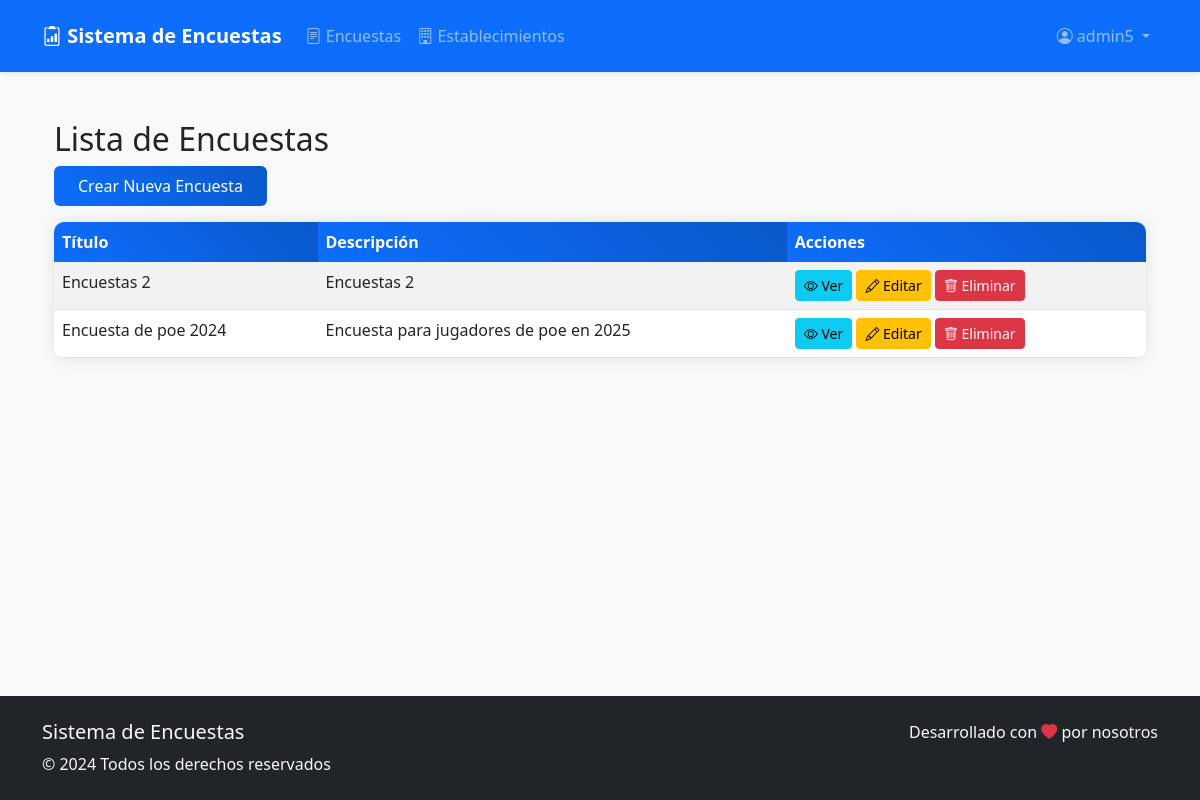
The page /lista_formulario/ (signed in) on the database its author committed.
### home/models.py (models this page shows, shortened)
class Encuesta(models.Model):
    Titulo = models.CharField(max_length=60)
    Descripcion = models.CharField(max_length=60, blank=True, null=True)
    ID_Administrador = models.ForeignKey(Administrador, on_delete=models.CASCADE,blank=True, null=True)
    class Meta:
        db_table = 'encuesta'

### home/views.py (the view)
# urls.py: path('lista_formulario/', login_required(views.lista_formulario), name='lista_formulario'),
def lista_formulario(request):
    formularios = Encuesta.objects.all()  # Obtiene todas las encuestas de la base de datos
    return render(request, 'lista_formulario.html', {'formularios': formularios})

### home/templates/lista_formulario.html (shortened to what this page needs)
{% extends 'base.html' %}
{% block content %}
<div class="container mt-4">
    <h2>Lista de Encuestas</h2>
    <a href="{% url 'crear_formulario' %}" class="btn btn-primary mb-3">Crear Nueva Encuesta</a>
    {% if formularios %}
        <table class="table table-striped">
            <thead>
                <tr>
                    <th>Título</th>
                    <th>Descripción</th>
                    <th>Acciones</th>
                </tr>
            </thead>
            <tbody>
                {% for formulario in formularios %}
                    <tr>
                        <td>{{ formulario.Titulo }}</td>
                        <td>{{ formulario.Descripcion }}</td>
                        <td>
                            <a href="{% url 'detalle_formulario' formulario.id %}" class="btn btn-info btn-sm">
                                <i class="bi bi-eye"></i> Ver
                            </a>
                            <a href="{% url 'editar_formulario' formulario.id %}" class="btn btn-warning btn-sm">
                                <i class="bi bi-pencil"></i> Editar
                            </a>
                            <button onclick="confirmarEliminacion('{{ formulario.id }}', '{{ formulario.Titulo }}')" class="btn btn-danger btn-sm">
                                <i class="bi bi-trash"></i> Eliminar
                            </button>
                        </td>
                    </tr>
                {% endfor %}
            </tbody>
        </table>
    {% else %}
        <div class="alert alert-info">
            No hay encuestas disponibles en este momento.
        </div>
    {% endif %}
</div>
{% endblock %}

### home/templates/base.html (shortened to what this page needs)
<!DOCTYPE html>
<html lang="es">
<head>
    {% load static %}
    <link href="https://cdn.jsdelivr.net/npm/bootstrap@5.3.0/dist/css/bootstrap.min.css" rel="stylesheet">
    <link rel="stylesheet" href="https://cdn.jsdelivr.net/npm/bootstrap-icons@1.11.0/font/bootstrap-icons.css">
    <link rel="stylesheet" href="{% static 'home/css/style.css' %}">
</head>
<body class="bg-light">
    <nav class="navbar navbar-expand-lg navbar-dark bg-primary shadow-sm">
        <div class="container">
            <a class="navbar-brand" href="{% url 'home' %}">
                <i class="bi bi-clipboard2-data"></i> Sistema de Encuestas
            </a>
            <div class="collapse navbar-collapse" id="navbarNav">
                <ul class="navbar-nav me-auto">
                    {% if user.is_authenticated %}
                        <li class="nav-item">
                            <a class="nav-link" href="{% url 'lista_formulario' %}">
                                <i class="bi bi-file-text"></i> Encuestas
                            </a>
                        </li>
                        <li class="nav-item">
                            <a class="nav-link" href="#">
                                <i class="bi bi-building"></i> Establecimientos
                            </a>
                        </li>
                    {% endif %}
                </ul>
                <ul class="navbar-nav">
                    {% if user.is_authenticated %}
                        <li class="nav-item dropdown">
                            <a class="nav-link dropdown-toggle" href="#" role="button" data-bs-toggle="dropdown">
                                <i class="bi bi-person-circle"></i> {{ user.username }}
                            </a>
                        </li>
                    {% else %}
                        <li class="nav-item">
                            <a class="nav-link" href="{% url 'login' %}">
                                <i class="bi bi-box-arrow-in-right"></i> Iniciar Sesión
                            </a>
                        </li>
                    {% endif %}
                </ul>
            </div>
        </div>
    </nav>
    <main class="container py-4">
        {% block content %}
        {% endblock %}
    </main>
    <footer class="bg-dark text-light py-4 mt-5">
        <div class="container">
            <div class="row">
                <div class="col-md-6">
                    <h5>Sistema de Encuestas</h5>
                    <p class="mb-0">© 2024 Todos los derechos reservados</p>
                </div>
                <div class="col-md-6 text-md-end">
                    <p class="mb-0">Desarrollado con <i class="bi bi-heart-fill text-danger"></i> por nosotros</p>
                </div>
            </div>
        </div>
    </footer>
</body>
</html>

### home/static/home/css/style.css (style rules this page uses)
body { min-height: 100vh; display: flex; flex-direction: column; margin: 0; }
main { flex: 1 0 auto; }
footer { flex-shrink: 0; margin-top: auto; }
.btn-primary { background: linear-gradient(45deg, #0d6efd, #0a58ca); border: none; padding: 0.5rem 1.5rem; }
.table { box-shadow: 0 0 15px rgba(0,0,0,0.1); border-radius: 10px; overflow: hidden; }
.table thead th { background: linear-gradient(45deg, #0d6efd, #0a58ca); color: white; border: none; }
.navbar { padding: 1rem 0; }
.navbar-brand { font-weight: bold; }
.nav-link { padding: 0.5rem 1rem; transition: color 0.3s ease; }

### rows shown on the page
Encuesta: Titulo "Encuestas 2", Descripcion "Encuestas 2"
Encuesta: Titulo "Encuesta de poe 2024", Descripcion "Encuesta para jugadores de poe en 2025"

### other values the page prints
{{ user.username }} "admin5"
